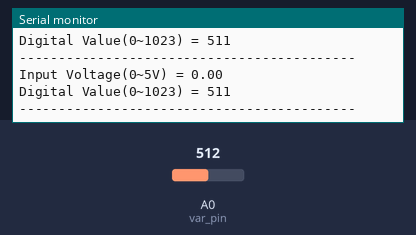
Bench run of a sketch on a simulated Arduino Uno, built with avr-gcc and run on an emulated ATmega328P. Parts: the last lines printed to the serial monitor. Inputs (shaded band) come from the test bench; at power-on: A0 (var_pin) = 512.

Above: at 1.8 s.
1.9 s: A0 (var_pin) set to 716
At 2.4 s:
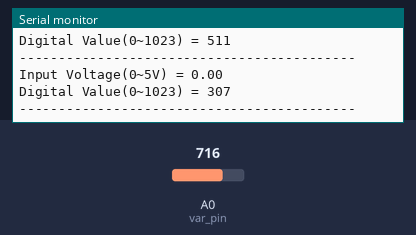
3.4 s: A0 (var_pin) set to 900
At 4.8 s:
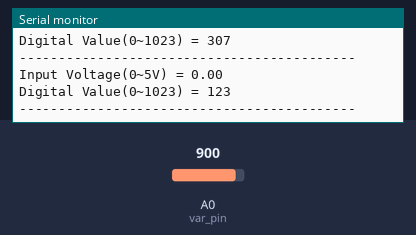
Timing chart, 0 to 6.4 s (numbered marks = the images above; inputs shaded):
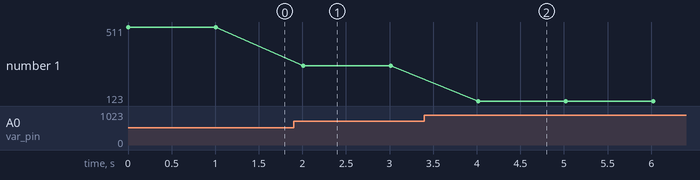

Measured:
- after the input at 1.9 s, the serial monitor: prints a new line after 0.11 s (image 1)
- after the input at 3.4 s, the serial monitor: prints a new line after 0.62 s (image 2)
- plotted number 1: 511 → 307 after the input at 1.9 s, 307 → 123 after the input at 3.4 s

The sketch:

analog01.ino
```cpp
const int var_pin = A0;
int analog_val;

void setup() {
  Serial.begin(115200);
}

void loop() {
  int digital_val;
  float ff;

  digital_val = analogRead(var_pin);
  digital_val = map(digital_val, 0, 1023, 1023, 0);

  Serial.print("Input Voltage(0~5V) = ");
  Serial.println(ff);

  Serial.print("Digital Value(0~1023) = ");
  Serial.println(digital_val);
  Serial.println("-------------------------------------------");

  delay(1000);
}
```
